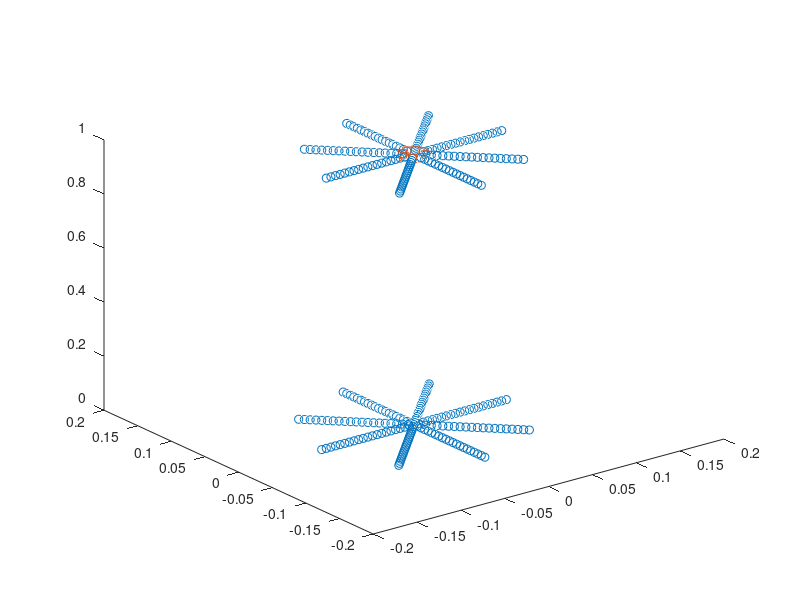

Reproduce this figure in MATLAB. (Note: this script raises an error after producing the figure.)
clear all;
close all;
clc;

figure

length = 0.1;
nv = 20;
delta = length / (nv - 1);

nodes_1 = zeros(3,3);

limb = 8;
alpha = 2 * pi / limb;

temp = 1;
nodes_1(temp,1) = 0.0;
nodes_1(temp,2) = 0.0;
nodes_1(temp,3) = 0.0;
temp = temp + 1;

for i = 1:limb
    for j = 1:nv
        tangent = zeros(3,1);
        
        tangent(1) = cos( (i-1)  * alpha );
        tangent(2) = sin( (i-1)  * alpha );
        
        nodes_1(temp,1) = tangent(1) * j * delta;
        nodes_1(temp,2) = tangent(2) * j * delta;
        nodes_1(temp,3) = 0.0;
        temp = temp + 1;
    end
end

[nv1,~] = size(nodes_1);
startPoint = zeros(limb,1);
temp2 = 1;
temp = 1;
nodes_2 = zeros(3,3);
for i = 1:limb
    
    startPoint(temp2) = temp + nv1;
    temp2 = temp2 + 1;
    
    for j = 2:nv-1
        tangent = zeros(3,1);
        
        tangent(1) = cos( (i-1)  * alpha );
        tangent(2) = sin( (i-1)  * alpha );
        
        nodes_2(temp,1) = tangent(1) * j * delta;
        nodes_2(temp,2) = tangent(2) * j * delta;
        nodes_2(temp,3) = 1.0;
        temp = temp + 1;
    end
end

nodes = [nodes_1;nodes_2];

plot3(nodes(:,1),nodes(:,2),nodes(:,3),'o')
[nv,~] = size(nodes);

hold on;
plot3(nodes(startPoint,1),nodes(startPoint,2),nodes(startPoint,3),'s')

[edges] = computeElement(nodes, delta);
[coupleEdge] = computeCouple(nodes);
[coupleBend] = computeCoupleBend(nodes,edges);

[ne_c,~] = size(coupleEdge);

[ne,~] = size(edges);
temp = ne + 1;
for i = 1:limb
    index = startPoint(i);
    
    for j = 1:ne_c
        
        index1 = coupleEdge(j,1);
        index2 = coupleEdge(j,2);
        
        flag = 0;
        
        if (index1 == index && index2 <= nv1)
            flag = 1;
        end
        
        if (index2 == index && index1 <= nv1)
            flag = 1;
        end
        
        if (flag == 1)
            edges(temp,1) = index1 - 1;
            edges(temp,2) = index;
            temp = temp + 1;
        end
        
    end
    
end


[ne, ~] = size(edges);

for i = 1:ne
    index1 = edges(i,1);
    index2 = edges(i,2);
    
    n1 = nodes(index1,:);
    n2 = nodes(index2,:);
    
    plot3([n1(1) n2(1)], [n1(2) n2(2)],[n1(3) n2(3)], 'r-');
end



[bends] = computeBend(edges);

[nv, ~] = size(nodes);
for i = 1:nv
    height = nodes(i,3);
    
    if (height > 0.5)
        nodes(i,3) = 0.005;
    end
end
figure(2)
plot3(nodes(:,1),nodes(:,2),nodes(:,3),'o')
hold on;

axis equal;

dlmwrite('nodesInput.txt',nodes,'delimiter',' ');
dlmwrite('edgeInput.txt',edges-1,'delimiter',' ');
dlmwrite('bendingInput.txt',bends-1,'delimiter',' ');
dlmwrite('coupleEdge.txt',coupleEdge-1,'delimiter',' ');
dlmwrite('coupleBend.txt',coupleBend-1,'delimiter',' ');




